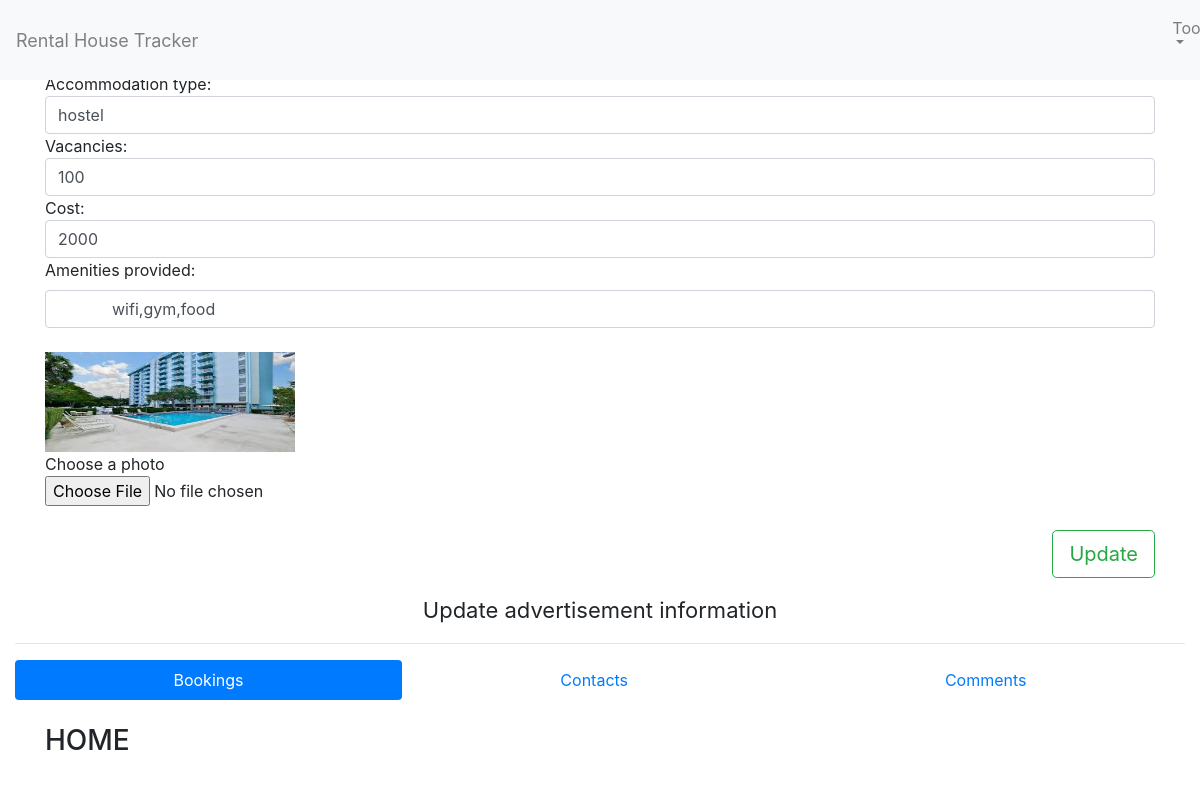
/listing.php?title=3 (signed in), run on the app's committed database.
### tables this page shows
CREATE TABLE `listings` (
  `listid` int(100) NOT NULL,
  `advfirstname` varchar(255) NOT NULL,
  `advlastname` varchar(255) NOT NULL,
  `accommodationtype` varchar(100) NOT NULL,
  `vacancies` int(100) NOT NULL,
  `amenities` text NOT NULL,
  `amenitiesincluded` varchar(10) NOT NULL,
  `rating` int(10) NOT NULL,
  `Category` varchar(100) NOT NULL,
  `cost` int(10) NOT NULL,
  `Advid` int(10) NOT NULL,
  `photo` varchar(200) NOT NULL,
  `location` text NOT NULL,
  `locationinfo` varchar(60000) NOT NULL,
  `lat` float(10,6) NOT NULL,
  `lng` float(10,6) NOT NULL,
  `extrainfo` text NOT NULL
);

### listing.php (the view, shortened to what this page needs)
<?php
 include 'connect.php';
 include 'linkstyles.php';
 	$id=mysqli_real_escape_string($conn,$_GET['title']);
 	$sql="SELECT * FROM listings WHERE listid='$id' ";
 	$result=mysqli_query($conn,$sql);
 	if (mysqli_num_rows($result)>0) {
 		if ($rows=mysqli_fetch_assoc($result)) {
 			$accommodationtype=$rows['accommodationtype'];
 			$vacancies=$rows['vacancies'];
 			$amenities=$rows['amenities'];
 			$cost=$rows['cost'];
 			$photo=$rows['photo'];
 		}
 	}
    ?>
<!DOCTYPE html>
<html>
<head>
</head>
<body>
    <div class="container-fluid">
	   <nav class="navbar navbar-expand-md bg-light navbar-light fixed-top">
        <a class="navbar-brand" href="dashboard.php" style="font-size: 18px; color: gray;">Rental House Tracker </a>
       <div class="collapse navbar-collapse" id="collapsibleNavbar">
        <ul class="navbar-nav">
            <li class="nav-item dropdown" style="margin-left: 950px;">
                <a class="nav-link dropdown-toggle" href="#" id="navbardrop"   data-toggle="dropdown">
                     Tools
                </a>
            </li>
        </ul>
      </div>
    </nav><br><br><br>
    <div class="container">
    	<?php
    	echo "
    <form method='POST'  action='updater.php?title=".$id."&photo=".$photo."' enctype='multipart/form-data'>
    	Accommodation type: <br>
    	<input type='text' placeholder='Enter the accommodation type' class='form-control' name='actype'
    	value='".$accommodationtype."'>
    	Vacancies: <br>
    	<input type='number' placeholder='Enter the number of vacancies' class='form-control' name='vacancies' value='".$vacancies."'>
    	Cost: <br>
    	<input type='text' placeholder='Enter the new cost' class='form-control' name='cost' value='".$cost."'>
    	<label for='comment'>Amenities provided:</label>
        <input type='text' class='form-control'  placeholder='List the ammenities provided' name='amenities' value='".$amenities."'><br>
        <img src='".$photo."' width='250px' height='100px' ><br>
        Choose a photo<br> <input type='file' name='filetoupload' id='filetoupload'>
        <br><br>
        <input type='submit' value='Update' class='btn btn-outline-success btn-lg' style='float:right;'>
    </form>
    ";
    ?>
    <br><br>
    </div>
        <div class="text-center" style="font-size: 22px;">Update advertisement information</div>
        <hr>
  <ul class="nav nav-pills text-center nav-fill" role="tablist">
    <li class="nav-item">
      <a class="nav-link active" data-toggle="pill" href="#home">Bookings</a>
    </li>
    <li class="nav-item">
      <a class="nav-link" data-toggle="pill" href="#menu1">Contacts</a>
    </li>
    <li class="nav-item">
      <a class="nav-link" data-toggle="pill" href="#menu2">Comments</a>
    </li>
  </ul>
  <div class="tab-content">
    <div id="home" class="container tab-pane active"><br>
      <h3>HOME</h3>
    </div>
  </div>
</div>
</body>
</html>

### data on the page
listings: actype "hostel", vacancies "100", cost "2000", amenities "wifi,gym,food", photo (picture)
